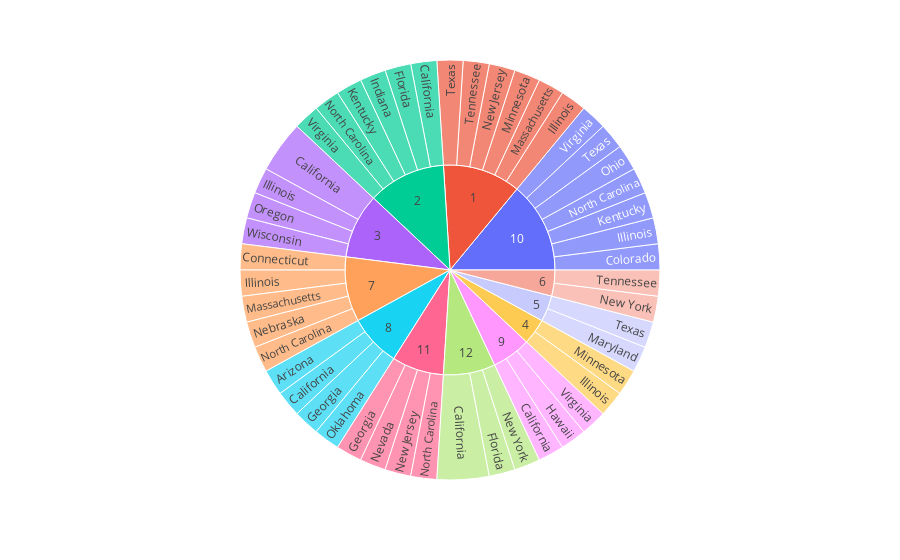

Write notebook code for a chart like this one.
### Markdown cell above
PLOT: Hierarchical view in order of month and destination state holding value of number of flights

### Code cell
# Use sunburst function to great a figure
fig = px.sunburst(air_50,path=['Month','DestStateName'],values='Flights')
# display
fig.show()

### Figure 1 — Plotly figure (JSON) as saved in the notebook; plotly's stock layout.template omitted (floating-point values rounded to 4 significant figures)
{"data": [{"branchvalues": "total", "domain": {"x": [0, 1], "y": [0, 1]}, "hovertemplate": "labels=%{label}<br>Flights=%{value}<br>parent=%{parent}<br>id=%{id}<extra></extra>", "ids": ["8/Arizona", "2/California", "3/California", "8/California", "9/California", "12/California", "10/Colorado", "7/Connecticut", "2/Florida", "12/Florida", "8/Georgia", "11/Georgia", "9/Hawaii", "1/Illinois", "3/Illinois", "4/Illinois", "7/Illinois", "10/Illinois", "2/Indiana", "2/Kentucky", "10/Kentucky", "5/Maryland", "1/Massachusetts", "7/Massachusetts", "1/Minnesota", "4/Minnesota", "7/Nebraska", "11/Nevada", "1/New Jersey", "11/New Jersey", "6/New York", "12/New York", "2/North Carolina", "7/North Carolina", "10/North Carolina", "11/North Carolina", "10/Ohio", "8/Oklahoma", "3/Oregon", "1/Tennessee", "6/Tennessee", "1/Texas", "5/Texas", "10/Texas", "2/Virginia", "9/Virginia", "10/Virginia", "3/Wisconsin", "1", "2", "3", "4", "5", "6", "7", "8", "9", "10", "11", "12"], "labels": ["Arizona", "California", "California", "California", "California", "California", "Colorado", "Connecticut", "Florida", "Florida", "Georgia", "Georgia", "Hawaii", "Illinois", "Illinois", "Illinois", "Illinois", "Illinois", "Indiana", "Kentucky", "Kentucky", "Maryland", "Massachusetts", "Massachusetts", "Minnesota", "Minnesota", "Nebraska", "Nevada", "New Jersey", "New Jersey", "New York", "New York", "North Carolina", "North Carolina", "North Carolina", "North Carolina", "Ohio", "Oklahoma", "Oregon", "Tennessee", "Tennessee", "Texas", "Texas", "Texas", "Virginia", "Virginia", "Virginia", "Wisconsin", "1", "2", "3", "4", "5", "6", "7", "8", "9", "10", "11", "12"], "name": "", "parents": ["8", "2", "3", "8", "9", "12", "10", "7", "2", "12", "8", "11", "9", "1", "3", "4", "7", "10", "2", "2", "10", "5", "1", "7", "1", "4", "7", "11", "1", "11", "6", "12", "2", "7", "10", "11", "10", "8", "3", "1", "6", "1", "5", "10", "2", "9", "10", "3", "", "", "", "", "", "", "", "", "", "", "", ""], "type": "sunburst", "values": [1, 1, 2, 1, 1, 2, 1, 1, 1, 1, 1, 1, 1, 1, 1, 1, 1, 1, 1, 1, 1, 1, 1, 1, 1, 1, 1, 1, 1, 1, 1, 1, 1, 1, 1, 1, 1, 1, 1, 1, 1, 1, 1, 1, 1, 1, 1, 1, 6, 6, 5, 2, 2, 2, 5, 4, 3, 7, 4, 4]}], "layout": {"legend": {"tracegroupgap": 0}, "margin": {"t": 60}}}
